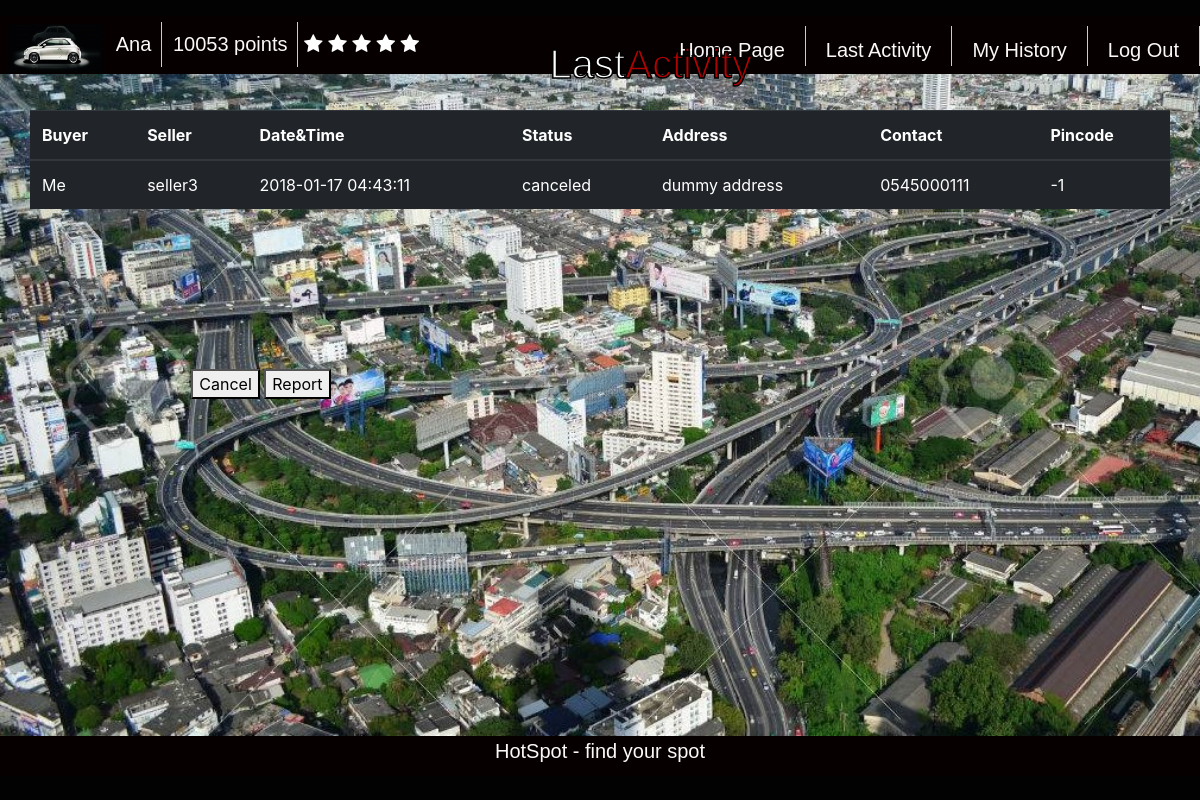
The app's page /last_activity/ (signed in) with its own data.
### polls/models.py (models this page shows, shortened)
class Purchase(models.Model):
	buyer_id	= models.IntegerField(default=-1) 	# user id
	seller_id	= models.IntegerField(default=-1) 	# user id
	cost 		= models.IntegerField(default=10)
	parking_time 	= models.CharField(max_length=200, default="") #  max 30 minutes from the offering time
	status 		= models.CharField(max_length=200, default="available") # available, in process, done, canceled, expired etc.
	parking_rate 	= models.DecimalField(max_digits=3,decimal_places=2,default=Decimal('0.0000'))
	target_address_lat = models.CharField(max_length=2000)
	target_address_lng = models.CharField(max_length=2000)
	parking_address = models.CharField(default='Tel Aviv', max_length=200) #string. full address
	parking_address_lat = models.CharField(max_length=2000)
	parking_address_lng = models.CharField(max_length=2000)
	lock 			= threading.Lock()
	cond 			= threading.Condition(threading.Lock())
	pin_code		= models.CharField(max_length=2000, default="-1")
	attempt_failure = models.IntegerField(default=0)
	parking_actual_rank = models.DecimalField(max_digits=3,decimal_places=2,default=Decimal('0.0000'))

class Profile(models.Model):
	user = models.OneToOneField(User, on_delete=models.CASCADE)
	phone_number 	= models.CharField(max_length=20, blank=True)
	points 		= models.IntegerField(default=50) #start with 50 points.
	rating 		= models.IntegerField(default=2) # start with rating 2
	is_blocked 	= models.IntegerField(default=0) # start with is blocked 0.
	num_reported 	= models.IntegerField(default=0) # start with 0 reported purchases

### polls/views.py (the view)
# urls.py: url(r'^last_activity/$', views.call_last_activity, name='call_last_activity'),
def call_last_activity(request):
	update_user_spots_status(request.user.pk)
	last_activity = getUserLastActivity(request.user.pk)
	if (last_activity == None):
		last_activity = ["", "", "", "", "", "", "", "-1"]
		return render(request, 'polls/last_activity.html', {'last_activity':last_activity, 'user_points':User.objects.get(pk=request.user.pk).profile.points, 'user_rating':User.objects.get(pk=request.user.pk).profile.rating})
	if (minutes_elapsed(last_activity.parking_time) > 0 and last_activity.status == ParkingStatus.AVAILABLE):
		last_activity.status = ParkingStatus.EXPIRED
		last_activity.save()
	seller_username = (User.objects.get(pk = last_activity.seller_id)).username
	if (last_activity.buyer_id == -1):
		buyer_username = "--"
		contact = "--"
	else:
		buyer_username = (User.objects.get(pk = last_activity.buyer_id)).username
		contact = (User.objects.get(pk = last_activity.buyer_id)).profile.phone_number
	if (last_activity.seller_id == request.user.pk):
		seller_username = "Me"
		pincode = ""
	else:
		buyer_username = "Me"
		contact = (User.objects.get(pk = last_activity.seller_id)).profile.phone_number
		pincode = last_activity.pin_code
	last_activity = [buyer_username, seller_username, last_activity.parking_time, last_activity.status, last_activity.parking_address, contact, pincode, last_activity.pk]
	return render(request, 'polls/last_activity.html', {'last_activity':last_activity, 'user_points':User.objects.get(pk=request.user.pk).profile.points, 'user_rating':User.objects.get(pk=request.user.pk).profile.rating})

### polls/views.py (called while the page is built)
def getAllUserActivities(user_pk):
	'''
	get all purchases user with pk = user_pk took part in as buyer or seller
	'''
	sell_purchases = Purchase.objects.filter(seller_id = user_pk)
	buy_purchases = Purchase.objects.filter(buyer_id = user_pk)
	all_purchases = list(sell_purchases)  + list(buy_purchases)
	return all_purchases

def getUserLastActivity(user_pk):
	'''
	get last activity user took part in
	'''
	update_user_spots_status (user_pk)
	all_purchase = getAllUserActivities(user_pk)
	max_pk = 0
	last_activity = None
	for purchase in all_purchase:
		if (purchase.pk > max_pk):
			max_pk = purchase.pk
			last_activity = purchase
	return last_activity

def update_user_spots_status(user_id):
	'''
	iterate all over purchases  the user participated in and if
	passed the parking due time change status to expired
	'''
	all_user_spot = getAllUserActivities(user_id)
	for spot in all_user_spot:
		if (spot.status == ParkingStatus.AVAILABLE):# or spot.status == ParkingStatus.IN_PROCESS):
			if (minutes_elapsed(spot.parking_time) > 0):
				spot.status = ParkingStatus.EXPIRED
				print(ParkingStatus.EXPIRED)
				spot.save()

def minutes_elapsed(last_failure_in_string):
	"""
		Return True if user is still in timeout
	"""
	last_failure_in_datetime = datetime.datetime.strptime(last_failure_in_string, "%Y-%m-%d %H:%M:%S")
	diff = (datetime.datetime.now() - last_failure_in_datetime)
	return (diff.total_seconds() / 60)

### polls/templates/polls/last_activity.html (shortened to what this page needs)
<!DOCTYPE html>
<html>
 {% load static %}
    <link rel="stylesheet" type="text/css" href="{% static "polls/_css/logo.css" %}">
    <link rel="stylesheet" type="text/css" href="{% static "polls/_css/last_activity.css" %}">
<head>
  <link rel="stylesheet" href="https://maxcdn.bootstrapcdn.com/bootstrap/4.0.0-beta.2/css/bootstrap.min.css">
	<link rel="stylesheet" href="https://cdnjs.cloudflare.com/ajax/libs/font-awesome/4.7.0/css/font-awesome.min.css">
</head>
<body>
	<div class="all_site">
        <div class="cover">
			<header>
				<div class="logo">
					<img src="{% static "polls/_images/cars.jpg" %}" height="49"/>
				</div>
				<pro>
					<li>{{request.user.username}}</li>
					<li>{{user_points}} points</li>
						<span id="star1" class="fa fa-star"></span>
						<span id="star2" class="fa fa-star"></span>
						<span id="star3" class="fa fa-star"></span>
						<span id="star4" class="fa fa-star"></span>
						<span id="star5" class="fa fa-star"></span>
				</pro>
				<nav>
					<ur>
						<a href="{% url 'polls:logout' %}"><li>Log Out</li></a>
						<a href="{% url 'polls:call_history' %}"><li><col>My History </col></li></a>
						<a href="{% url 'polls:call_last_activity' %}"><li>Last Activity</li></a>
						<a href="{% url 'polls:homepage' %}"><li>Home Page</li></a>
					</ur>
				</nav>
				<div class="main">
					<div class="box_txt">
						<div><h1>Last<span>Activity</span></h1></div>
					</div>
				</div>
			</header>
			<table class="table table-dark">
				<thead>
				<tr>
				<th>Buyer</th>
				<th>Seller</th>
				<th>Date&Time</th>
				<th>Status</th>
				<th>Address</th>
				<th>Contact</th>
				<th>Pincode</th>
				</tr>
				</thead>
				<tbody>
					<tr>
						<td id="buyer">{{last_activity.0}}</td>
						<td id="seller">{{last_activity.1}}</td>
						<td id="date">{{last_activity.2}}</td>
						<td id="status">{{last_activity.3}}</td>
						<td id="address">{{last_activity.4}}</td>
						<td id="contact">{{last_activity.5}}</td>
						<td id="pincode">{{last_activity.6}}</td>
					</tr>
			    </tbody>
			</table>
	<div class="buttons">
			<button type="button" id="cancel_button" title="Cancel transaction" onclick = cancelPurchase() >Cancel</button>
			<button type="button" id="report_button" title="Report other user didn't show up" onclick = reportPurchase() >Report</button>
		</div>
		</div>
        <footer>
				<p>HotSpot -  find your spot</p>
        </footer>
    </div>
	</body>
</html>

### polls/static/polls/_css/logo.css (style rules this page uses)
body { position: absolute; top: 0; left: 0; right: 0; bottom: 0; margin: 0; width:100%; height: 100%; }
header .logo { width:auto; float: left; text-align: left; margin-left:0; padding: 0.5rem; height: auto; }
header pro { width:30%; height: 50px; float: left; font-family: 'Exo', sans-serif; font-size: 20px; font-weight: 100; margin-top: 0.5%; color: #fff; }
header pro li { display:inline-block; color: rgb(250, 248, 248); padding:0 10px; vertical-align:center; text-align: center; border-right: 1px solid #ccc; line-height: 45px; margin-left:-5px; }
header nav { width:50%; height: 50px; float: right; margin-top: 10px; }
header nav ur { list-style-type: none; padding: 200; margin:auto; }
header nav ur li { display:inline-block; color: rgb(250, 248, 248); height:40px; padding:0 20px; line-height:49px; font-family: 'Exo', sans-serif; font-size: 20px; vertical-align:center; text-align: center; float: right; border-right: 1px solid #ccc; }
footer { position: relative; margin-top: 0%; float: left; width: 100%; background-color: #070000; right:0; margin-bottom: 0%; left:0; bottom:0%; font-family: 'Exo', sans-serif; font-size: 20px; height: 5%; text-align: center; color: rgb(250, 248, 248); }

### polls/static/polls/_css/last_activity.css (style rules this page uses)
.all_site { position: absolute; width: 100%; height: 100%; background-color:rgb(2, 2, 2); margin: auto; }
header { height: 8%; float: left; width:100%; background:#070000; }
.cover { position: relative; width: 100%; height: 90%; background-image:url("../_images/busy_street2.jpg"); background-size: cover; }
.buttons { z-index: 2; position: absolute; margin-top: 10%; left:10%; margin-right: 10%; width: 18em; height: 7em; }
.main { position: relative; width: 30%; float: left; margin-top: -3%; margin-left: 30%; }
.main .box_txt { margin-top: 0%; color: #fff; font-family: 'Exo', sans-serif; font-size: 25px; text-align: center; -webkit-text-stroke-width: 1.5px; -webkit-text-stroke-color: black; }
.main .box_txt span { color: #af0202 !important; }
.cover .table { position: relative; width:95%; margin-right: 0%; margin-left: 2.5%; margin-top: 15%; top:5%; }

### records on screen
Purchase: parking_time "2018-01-17 04:43:11", status "canceled", parking_address "dummy address", pin_code "-1"
Profile: phone_number "0545000111"

### other values on screen
{{ request.user.username }} "Ana"
{{ user_points }} "10053"
{{ last_activity.0 }} "Me"
{{ last_activity.1 }} "seller3"
